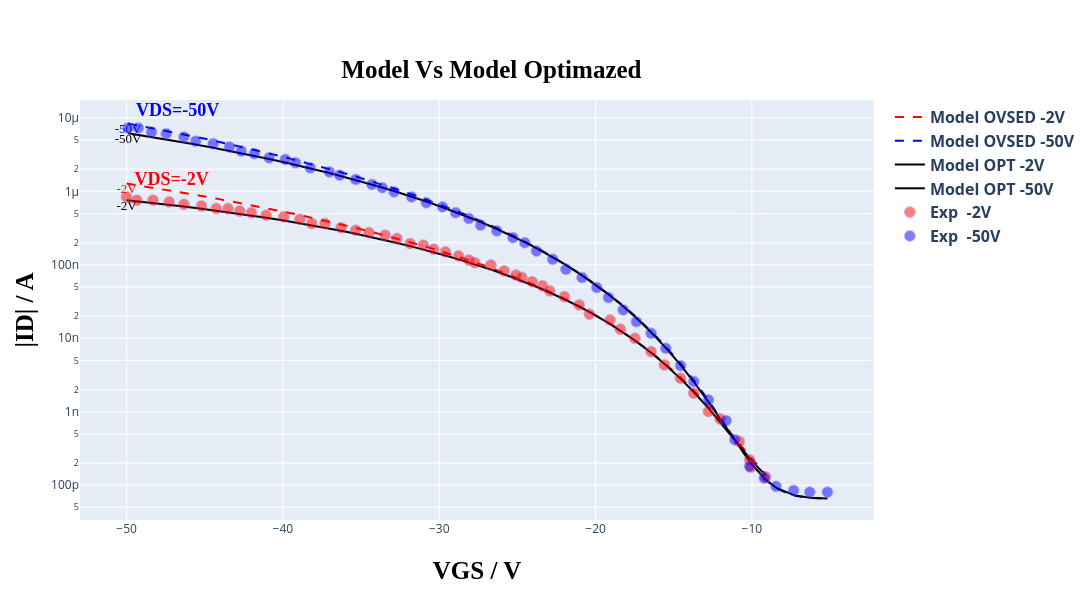
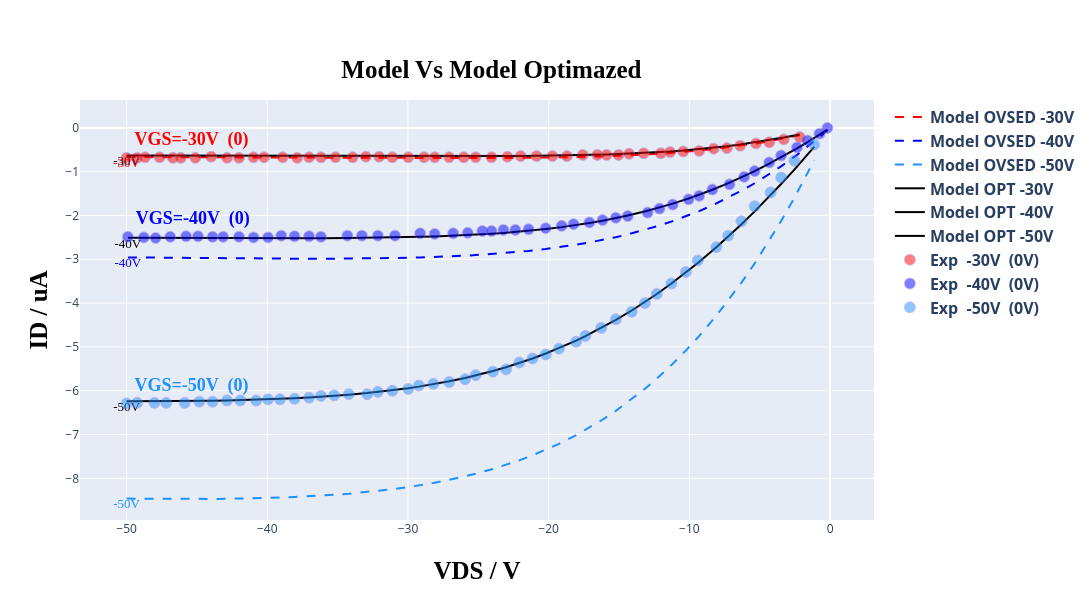

Notebook source saved alongside these figures, in order:
### Markdown cell above
---
## **Comparing** ✅
---
This section aims to evaluate the model's performance relative to the initial data. Visual observation allows assessing whether the model significantly outperformed the initial coefficients.

In this section, simply execute the cells below; no explicit modifications are required.

### Code cell
# @title #### **Print grafics plots of model Optimizad and model data.** { run: "auto" }
# @markdown ### ***Choice the plot that you want to view:***
# @markdown ---
option = 'Show both curves comp' # @param ["Show Transfer curve opt", "Show output curve opt", "Show both curves opt", "Show Transfer curve comp", "Show output curve comp", "Show both curves comp"]

model_opt = create_optimized_model(read, TFTModel, n_points, type_curve_plot, coeff_opt, input_voltage, Vv, load_idleak, width_t, count_transfer, tp_tst, settings['experimental_data_scale_transfer'], settings['current_typic'], resistance, current)

in_model_data_opt, in_exp_data_opt, out_model_data_opt, out_exp_data_opt, in_model_data_comp, in_exp_data_comp, out_model_data_comp, out_exp_data_comp = get_model_data(read, count_transfer, count_output, Vv, Id, model_opt, model, compare=True)

plot_curves(option, plot, list_tension, list_tension_shift, count_transfer, in_model_data_comp, out_model_data_comp, in_exp_data_comp, out_exp_data_comp, shift_list, settings['select_files'], settings['current_typic'], type_curve_plot, compare=True)

error(in_exp_data_opt, in_model_data_opt, out_exp_data_opt, out_model_data_opt)
print('\n\n')
